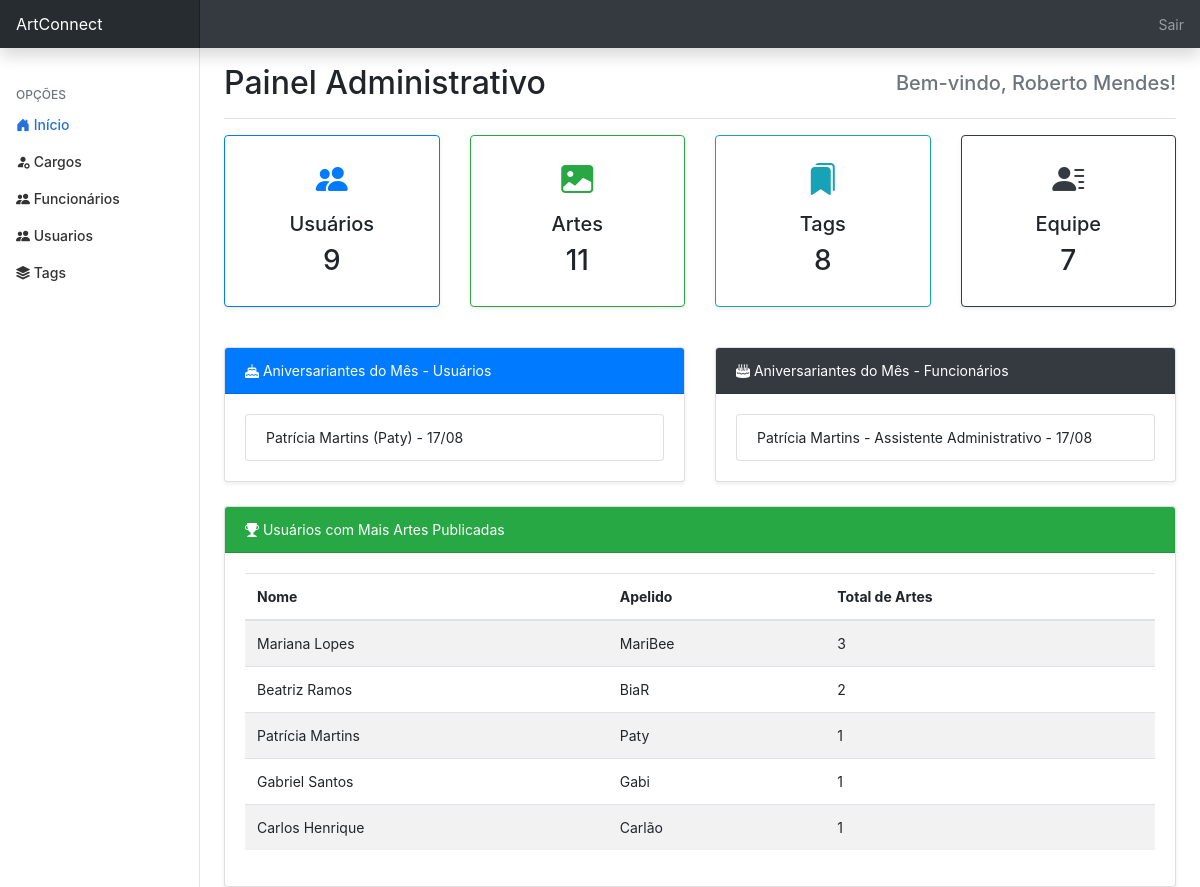
Page /admin/admin.php (signed in) on the committed database.
### tables this page shows
CREATE TABLE IF NOT EXISTS `usuarios` (
  `id` int(11) NOT NULL AUTO_INCREMENT,
  `nome` varchar(100) NOT NULL,
  `nome_social` varchar(100) DEFAULT NULL,
  `email` varchar(100) NOT NULL,
  `senha` varchar(255) NOT NULL,
  `tipo` bit(1) NOT NULL,
  `cpf` varchar(14) NOT NULL,
  `rg` varchar(20) DEFAULT NULL,
  `data_nascimento` date DEFAULT NULL,
  `foto` varchar(255) DEFAULT NULL,
  `status` bit(1) NOT NULL,
  `data_cadastro` datetime NOT NULL,
  `apelido` varchar(50) DEFAULT NULL,
  `sexo` char(1) DEFAULT NULL,
  `descricao` text DEFAULT NULL,
  `cidade` varchar(40) NOT NULL,
  `estado` char(2) NOT NULL,
  PRIMARY KEY (`id`),
  UNIQUE KEY `unique_email` (`email`),
  UNIQUE KEY `unique_cpf` (`cpf`)
);

CREATE TABLE IF NOT EXISTS `funcionario` (
  `codigo_funcionario` int(4) NOT NULL AUTO_INCREMENT,
  `nome` varchar(60) NOT NULL,
  `nome_social` varchar(60) DEFAULT NULL,
  `data_nascimento` date NOT NULL,
  `sexo` char(1) NOT NULL,
  `estado_civil` varchar(20) DEFAULT NULL,
  `cpf` char(14) NOT NULL,
  `rg` varchar(12) DEFAULT NULL,
  `salario` decimal(7,2) DEFAULT NULL,
  `endereco` varchar(70) NOT NULL,
  `numero` int(4) NOT NULL,
  `complemento` varchar(40) DEFAULT NULL,
  `bairro` varchar(30) NOT NULL,
  `cidade` varchar(40) NOT NULL,
  `estado` char(2) NOT NULL,
  `cep` char(9) DEFAULT NULL,
  `telefone_residencial` char(13) DEFAULT NULL,
  `telefone_celular` char(14) DEFAULT NULL,
  `email` varchar(50) DEFAULT NULL,
  `status` bit(1) NOT NULL,
  `data_cadastro` datetime NOT NULL,
  `usuario` varchar(20) NOT NULL,
  `senha` char(8) NOT NULL,
  `tipo_acesso` bit(1) NOT NULL,
  `foto` varchar(40) DEFAULT NULL,
  `codigo_cargo` int(2) DEFAULT NULL,
  PRIMARY KEY (`codigo_funcionario`)
);

CREATE TABLE IF NOT EXISTS `cargo` (
  `codigo_cargo` int(2) NOT NULL AUTO_INCREMENT,
  `nome` varchar(40) NOT NULL,
  `observacao` varchar(100) DEFAULT NULL,
  `status` bit(1) NOT NULL,
  `data_cadastro` datetime NOT NULL,
  PRIMARY KEY (`codigo_cargo`)
);

### admin/admin.php (the view, shortened to what this page needs)
<?php
require_once '../conexao.php';
function contarRegistros($conexao, $tabela) {
    $sql = "SELECT COUNT(*) AS total FROM $tabela";
    $resultado = $conexao->query($sql);
    if ($resultado) {
        $linha = $resultado->fetch_assoc();
        return $linha['total'];
    }
    return 0;
}
$totalUsuarios = contarRegistros($conexao, "usuarios");
$totalArtes = contarRegistros($conexao, "artes");
$totalTags = contarRegistros($conexao, "tags");
$totalFuncionarios = contarRegistros($conexao, "funcionario");
$aniversariantesUsuarios = [];
$sql = "SELECT nome, apelido, data_nascimento
        FROM usuarios
        WHERE MONTH(data_nascimento) = MONTH(CURDATE())
        ORDER BY DAY(data_nascimento)";
$res = $conexao->query($sql);
if ($res) {
    while ($row = $res->fetch_assoc()) {
        $aniversariantesUsuarios[] = $row;
    }
}
$aniversariantesFuncionarios = [];
$sql = "SELECT f.nome, c.nome AS cargo, f.data_nascimento
        FROM funcionario f
        LEFT JOIN cargo c ON c.codigo_cargo = f.codigo_cargo
        WHERE MONTH(f.data_nascimento) = MONTH(CURDATE())
        ORDER BY DAY(f.data_nascimento)";
$res = $conexao->query($sql);
if ($res) {
    while ($row = $res->fetch_assoc()) {
        $aniversariantesFuncionarios[] = $row;
    }
}
$topPublicadores = [];
$sql = "SELECT u.nome, u.apelido, COUNT(a.id) AS total_artes
        FROM usuarios u
        INNER JOIN artes a ON a.artista_id = u.id
        GROUP BY u.id
        ORDER BY total_artes DESC
        LIMIT 5";
$res = $conexao->query($sql);
if ($res) {
    while ($row = $res->fetch_assoc()) {
        $topPublicadores[] = $row;
    }
}
?>
<!doctype html>
<html lang="pt-br">
<head>
  <link rel="stylesheet" href="https://stackpath.bootstrapcdn.com/bootstrap/4.1.3/css/bootstrap.min.css">
  <link rel="stylesheet" href="https://cdn.jsdelivr.net/npm/bootstrap-icons@1.11.3/font/bootstrap-icons.min.css">
  <link href="../css/dashboard.css" rel="stylesheet">
</head>
<body>
<?php include 'topo.php'; ?>
<div class="container-fluid">
  <div class="row">
    <?php include 'navegacao.php'; ?>
    <main class="ml-auto col-lg-10 px-md-4">
      <div class="d-flex justify-content-between flex-wrap flex-md-nowrap align-items-center pt-3 pb-2 mb-3 border-bottom">
        <h1 class="h2">Painel Administrativo</h1>
        <h5 class="text-muted">Bem-vindo, <?php echo $_SESSION['NAME']; ?>!</h5>
      </div>
      <div class="row text-center">
        <div class="col-md-3 mb-3">
          <div class="card shadow-sm border-primary">
            <div class="card-body">
              <i class="bi bi-people-fill text-primary" style="font-size: 2rem;"></i>
              <h5 class="mt-2">Usuários</h5>
              <h3><?php echo $totalUsuarios; ?></h3>
            </div>
          </div>
        </div>
        <div class="col-md-3 mb-3">
          <div class="card shadow-sm border-success">
            <div class="card-body">
              <i class="bi bi-image-fill text-success" style="font-size: 2rem;"></i>
              <h5 class="mt-2">Artes</h5>
              <h3><?php echo $totalArtes; ?></h3>
            </div>
          </div>
        </div>
        <div class="col-md-3 mb-3">
          <div class="card shadow-sm border-info">
            <div class="card-body">
              <i class="bi bi-bookmarks-fill text-info" style="font-size: 2rem;"></i>
              <h5 class="mt-2">Tags</h5>
              <h3><?php echo $totalTags; ?></h3>
            </div>
          </div>
        </div>
        <div class="col-md-3 mb-3">
          <div class="card shadow-sm border-dark">
            <div class="card-body">
              <i class="bi bi-person-lines-fill text-dark" style="font-size: 2rem;"></i>
              <h5 class="mt-2">Equipe</h5>
              <h3><?php echo $totalFuncionarios; ?></h3>
            </div>
          </div>
        </div>
      </div>
      <div class="row mt-4">
        <div class="col-md-6">
          <div class="card shadow-sm">
            <div class="card-header bg-primary text-white">
              <i class="bi bi-cake-fill"></i> Aniversariantes do Mês - Usuários
            </div>
            <div class="card-body">
              <?php if (!empty($aniversariantesUsuarios)) { ?>
                <ul class="list-group">
                  <?php foreach ($aniversariantesUsuarios as $u) { ?>
                    <li class="list-group-item">
                      <?php echo $u['nome'] . " (" . $u['apelido'] . ") - " . date("d/m", strtotime($u['data_nascimento'])); ?>
                    </li>
                  <?php } ?>
                </ul>
              <?php } else { echo "<p>Nenhum aniversariante este mês.</p>"; } ?>
            </div>
          </div>
        </div>
        <div class="col-md-6">
          <div class="card shadow-sm">
            <div class="card-header bg-dark text-white">
              <i class="bi bi-cake2-fill"></i> Aniversariantes do Mês - Funcionários
            </div>
            <div class="card-body">
              <?php if (!empty($aniversariantesFuncionarios)) { ?>
                <ul class="list-group">
                  <?php foreach ($aniversariantesFuncionarios as $f) { ?>
                    <li class="list-group-item">
                      <?php echo $f['nome'] . " - " . $f['cargo'] . " - " . date("d/m", strtotime($f['data_nascimento'])); ?>
                    </li>
                  <?php } ?>
                </ul>
              <?php } else { echo "<p>Nenhum aniversariante este mês.</p>"; } ?>
            </div>
          </div>
        </div>
      </div>
      <div class="row mt-4">
        <div class="col-md-12">
          <div class="card shadow-sm">
            <div class="card-header bg-success text-white">
              <i class="bi bi-trophy-fill"></i> Usuários com Mais Artes Publicadas
            </div>
            <div class="card-body">
              <?php if (!empty($topPublicadores)) { ?>
                <table class="table table-striped">
                  <thead>
                    <tr>
                      <th>Nome</th>
                      <th>Apelido</th>
                      <th>Total de Artes</th>
                    </tr>
                  </thead>
                  <tbody>
                    <?php foreach ($topPublicadores as $t) { ?>
                      <tr>
                        <td><?php echo $t['nome']; ?></td>
                        <td><?php echo $t['apelido']; ?></td>
                        <td><?php echo $t['total_artes']; ?></td>
                      </tr>
                    <?php } ?>
                  </tbody>
                </table>
              <?php } else { echo "<p>Nenhum dado disponível.</p>"; } ?>
            </div>
          </div>
        </div>
      </div>
    </main>
  </div>
</div>
</body>
</html>

### css/dashboard.css (style rules this page uses)
body { font-size: .875rem; }

### rows in the picture
usuarios: nome "Patrícia Martins", apelido "Paty", data_nascimento "17/08"
funcionario: nome "Patrícia Martins", cargo.nome "Assistente Administrativo", data_nascimento "17/08"

### other values in the picture
$_SESSION['NAME'] "Roberto Mendes"
$totalUsuarios "9"
$totalArtes "11"
$totalTags "8"
$totalFuncionarios "7"
$t['nome'] "Mariana Lopes"
$t['apelido'] "MariBee"
$t['total_artes'] "3"
$t['nome'] "Beatriz Ramos"
$t['apelido'] "BiaR"
$t['total_artes'] "2"
$t['nome'] "Patrícia Martins"
$t['apelido'] "Paty"
$t['total_artes'] "1"
$t['nome'] "Gabriel Santos"
